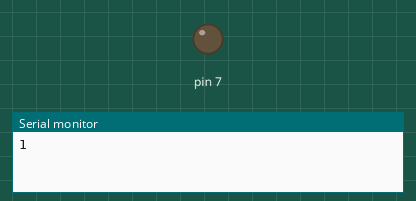
The sketch below on a simulated Arduino Uno, built with avr-gcc and run on an emulated ATmega328P. On the bench: output pins drawn as LEDs (lit = HIGH), the last lines printed to the serial monitor.

Above: at 3.0 s.
At 16.5 s:
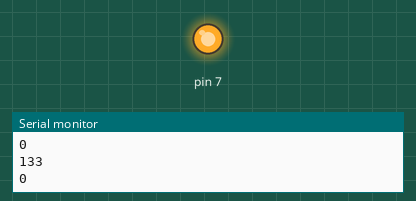
Timing chart, 0 to 28.6 s (numbered marks = the images above):
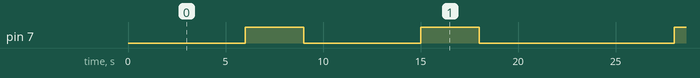

Measured:
- by itself, pin 7: repeats every 22.0 s: LOW 6.0 s, HIGH 3.0 s, LOW 10.0 s, HIGH 3.0 s
- by itself, everything shown: repeats every 22.0 s, in 4 steps

The sketch:

Cilindro_3.ino
```cpp
int peso[]{1, 123, 0, 133, 0};

void setup() {
  pinMode(7, OUTPUT);
  Serial.begin(9600);
}

void loop() {

  for (int i = 0; i < 5; i++) {
    Serial.println(peso[i]);
    if (peso[i] == 0) {

      digitalWrite(7, HIGH);
      delay(3000);
    }

    digitalWrite(7, LOW);
    delay(3000);
  }


  delay(1000);
}
```
